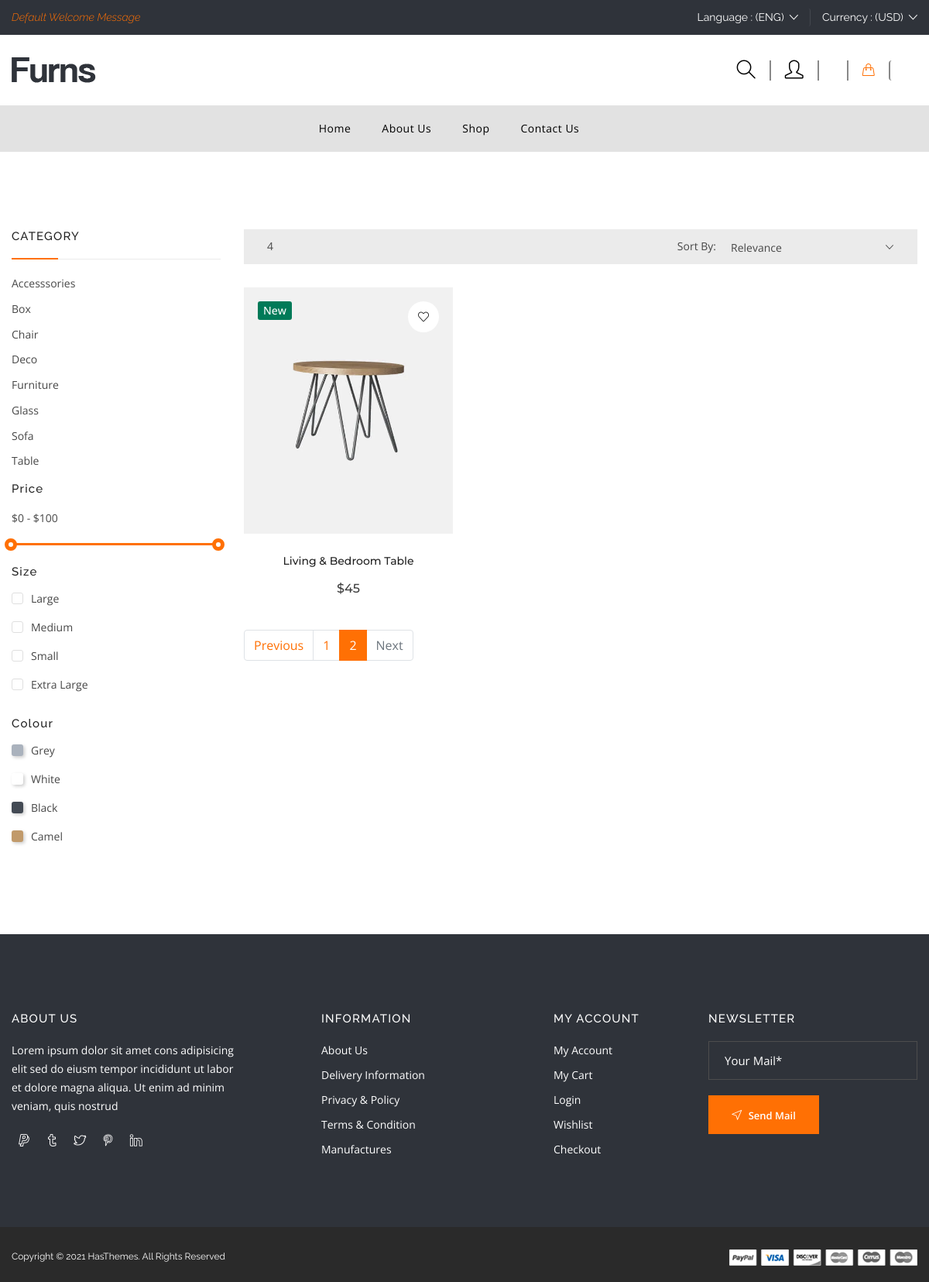
The page /store/?page=2 on the database its author committed.
### store/models.py (models this page shows, shortened)
class Product(models.Model):
    name = models.CharField(max_length=100, unique=True)
    slug = models.SlugField(max_length=100, unique=True)
    description = models.TextField(max_length=500, blank=True)
    price = models.IntegerField()
    image = models.ImageField(upload_to = 'photoes/products')
    image_1 = models.ImageField(upload_to = 'photoes/products', default = None , null = True)
    stock = models.IntegerField(default=100)
    is_available = models.BooleanField(default=True)
    category = models.ForeignKey(Category, on_delete=models.CASCADE)
    created_date = models.DateTimeField(auto_now_add=True)
    modified_date = models.DateTimeField(auto_now=True)

### category/models.py (models this page shows, shortened)
class Category(models.Model):
    name = models.CharField(max_length=100, unique=True)
    description = models.TextField(blank=True)
    image = models.ImageField(upload_to="photoes/categories",blank=True)
    slug = models.SlugField(max_length=50, unique=True)
    def get_url(self):
        return reverse('products_by_category', args=[self.slug])

### store/views.py (the view)
# urls.py: path('store/', include("store.urls")),
def store(request, category_slug=None):
    if category_slug == None:
        products = Product.objects.filter(is_available=True).order_by('id')
    else:
        categories = get_object_or_404(Category, slug=category_slug)
        products = Product.objects.filter(is_available=True, category=categories).order_by('id')
    paginator = Paginator(products, 3)
    page = request.GET.get('page')
    paged_products = paginator.get_page(page)
    context = {
        'products': paged_products,
        'product_count': products.count()
    }
    return render(request, 'store.html', context)

### cart/context_processors.py (called while the page is built)
def counter(request):
    cart_count = 0
    if 'admin' in request.path:
        return {}
    else:
        try:
            cart = Cart.objects.get(session_id=_cart_id(request))
            cart_items = CartItem.objects.filter(cart=cart)
            for cart_item in cart_items:
                cart_count += cart_item.quantity
        except ObjectDoesNotExist:
            cart_count = 0
    return dict(cart_count = cart_count)

### cart/views.py (called while the page is built)
def _cart_id(request):
    cart = request.session.session_key
    if not cart:
        cart = request.session.create()
    return cart

### category/context_processors.py (called while the page is built)
def menu_links(request):
    categories = Category.objects.all()
    return {"categories":categories}

### templates/store.html (shortened to what this page needs)
{% extends 'base.html' %}
{% load static %}
{% block content %}
 <div class="shop-category-area pb-100px pt-70px">
    <div class="container">
        <div class="row">
            <div class="col-lg-9 order-lg-last col-md-12 order-md-first">
                <div class="shop-top-bar d-flex">
                    <span class="mr -md-auto">{{product_count}}</span>
                    <div class="select-shoing-wrap d-flex align-items-center">
                        <div class="shot-product">
                            <p>Sort By:</p>
                        </div>
                        <div class="shop-select">
                        </div>
                    </div>
                </div>
                <div class="shop-bottom-area">
                    <div class="row">
                        {% for product in products %}
                        <div class="col-lg-4  col-md-6 col-sm-6 col-xs-6" data-aos="fade-up" data-aos-delay="200">
                            <div class="product mb-5">
                                <div class="thumb">
                                    <a href="#" class="image">
                                        <img src="{{product.image.url}}"" alt="Product" />
                                    </a>
                                    <span class="badges">
                                        <span class="new">New</span>
                                    </span>
                                    <div class="actions">
                                        <a href="wishlist.html" class="action wishlist" title="Wishlist"><i
                                                class="icon-heart"></i></a>
                                    </div>
                                </div>
                                <div class="content">
                                    <h5 class="title">{{ product.name }}</h5>
                                    <span class="price">
                                        <span class="new">${{ product.price }}</span>
                                    </span>
                                </div>
                            </div>
                        </div>
                        {% endfor %}
                    </div>
                    <nav class="mt-4" aria-label="Page navigation sample">
                        {% if products.has_other_pages %}
                        <ul class="pagination">
                            {% if products.has_previous %}
                            <li class="page-item"><a class="page-link"
                                    href="?page={{products.previous_page_number}}">Previous</a></li>
                            {% else %}
                            <li class="page-item disabled"><a class="page-link" href="#">Previous</a></li>
                            {% endif %}
                            {% for i in products.paginator.page_range %}
                            {% if products.number == i %}
                            <li class="page-item active"><a class="page-link" href="#">{{i}}</a></li>
                            {% else %}
                            <li class="page-item "><a class="page-link" href="?page={{i}}">{{i}}</a></li>
                            {% endif %}
                            {% endfor %}
                            {% if products.has_next %}
                            <li class="page-item"><a class="page-link" href="?page={{products.next_page_number}}">Next</a>
                            </li>
                            {% else %}
                            <li class="page-item disabled"><a class="page-link" href="#">Next</a></li>
                            {% endif %}
                        </ul>
                        {% endif %}
                    </nav>
                </div>
            </div>
            <div class="col-lg-3 order-lg-first col-md-12 order-md-last mb-md-60px mb-lm-60px">
                <div class="shop-sidebar-wrap">
                    <div class="sidebar-widget">
                        <div class="main-heading">
                            <h3 class="sidebar-title">Category</h3>
                        </div>
                        <div class="sidebar-widget-category">
                            <ul>
                                {% for category in categories %}
                                <li><a href="{{ category.get_url }}" class="">{{category.name}}  </a></li>
                                {% endfor %}
                            </ul>
                        </div>
                    </div>
                    <div class="sidebar-widget-group">
                        <div class="sidebar-widget">
                            <h4 class="pro-sidebar-title">Price</h4>
                            <div class="price-filter">
                                <div class="price-slider-amount">
                                    <input type="text" id="amount" class="p-0 h-auto lh-1" name="price" placeholder="Add Your Price" />
                                </div>
                                <div id="slider-range"></div>
                            </div>
                        </div>
                        <div class="sidebar-widget">
                            <h4 class="pro-sidebar-title mt-5">Size</h4>
                            <div class="sidebar-widget-list">
                                <ul>
                                    <li>
                                        <div class="sidebar-widget-list-left">
                                            <input type="checkbox" /> <a href="#">Large  </a>
                                            <span class="checkmark"></span>
                                        </div>
                                    </li>
                                    <li>
                                        <div class="sidebar-widget-list-left">
                                            <input type="checkbox" value="" /> <a href="#">Medium
                                            <span class="checkmark"></span>
                                        </div>
                                    </li>
                                    <li>
                                        <div class="sidebar-widget-list-left">
                                            <input type="checkbox" value="" /> <a href="#">Small
                                            </a>
                                            <span class="checkmark"></span>
                                        </div>
                                    </li>
                                    <li>
                                        <div class="sidebar-widget-list-left">
                                            <input type="checkbox" value="" /> <a href="#">Extra
                                                Large </a>
                                            <span class="checkmark"></span>
                                        </div>
                                    </li>
                                </ul>
                            </div>
                        </div>
                        <div class="sidebar-widget no-cba">
                            <h4 class="pro-sidebar-title">Colour</h4>
                            <div class="sidebar-widget-list">
                                <ul>
                                    <li>
                                        <div class="sidebar-widget-list-left">
                                            <input type="checkbox" /> <a href="#">Grey
                                            <span class="checkmark grey"></span>
                                        </div>
                                    </li>
                                    <li>
                                        <div class="sidebar-widget-list-left">
                                            <input type="checkbox" value="" /> <a href="#">White
                                            <span class="checkmark white"></span>
                                        </div>
                                    </li>
                                    <li>
                                        <div class="sidebar-widget-list-left">
                                            <input type="checkbox" value="" /> <a href="#">Black
                                            </a>
                                            <span class="checkmark black"></span>
                                        </div>
                                    </li>
                                    <li>
                                        <div class="sidebar-widget-list-left">
                                            <input type="checkbox" value="" /> <a href="#">Camel
                                            </a>
                                            <span class="checkmark camel"></span>
                                        </div>
                                    </li>
                                </ul>
                            </div>
                        </div>
                    </div>
                </div>
            </div>
        </div>
    </div>
</div>
{% endblock %}

### rows shown on the page
Product: image (picture), name "Living & Bedroom Table", price "45"
Category: name "Accesssories"
Category: name "Box"
Category: name "Chair"
Category: name "Deco"
Category: name "Furniture"
Category: name "Glass"
Category: name "Sofa"
Category: name "Table"

### other values the page prints
{{ product_count }} "4"
{{ i }} "1"
{{ i }} "2"
